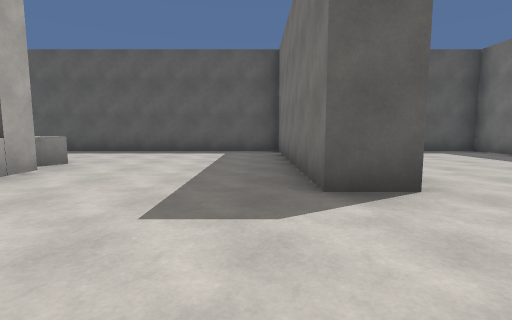
[1] (above)

13 first-person views from a walk through a 3-D level made in the Unity game engine. The camera is 1.2 m above the floor, tilts 6° down and sees 85° across. The floor is counted in squares, 2 m on a side. Each view is taken from the middle of a square. On the plan, view 1 faces up. The plan holds only what a view shows up to about 9 squares ahead; the rest is blank. The player is left out.

[2]
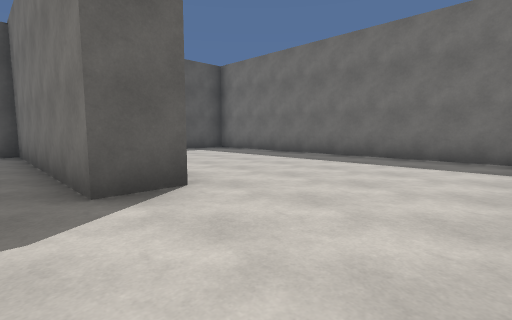

[3]
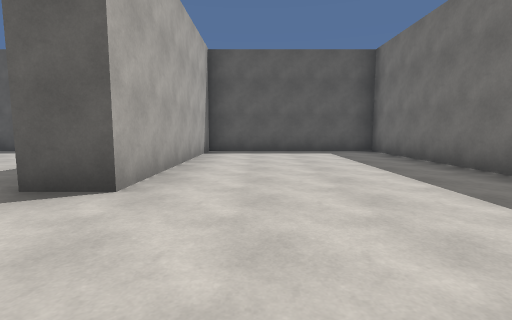

[4]
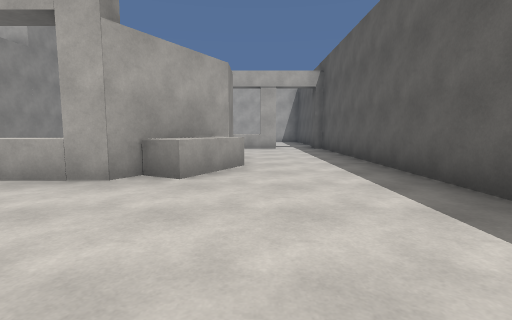

[5]
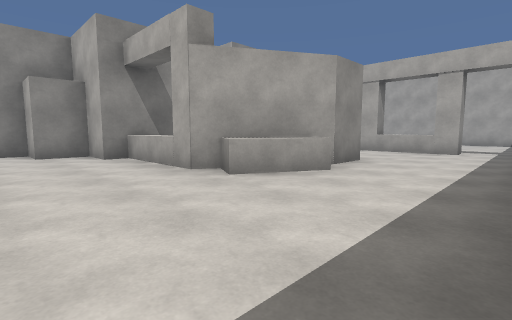

[6]
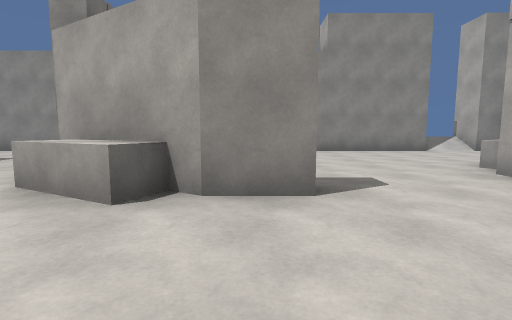

[7]
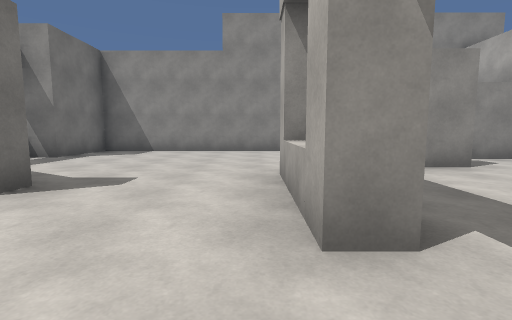

[8]
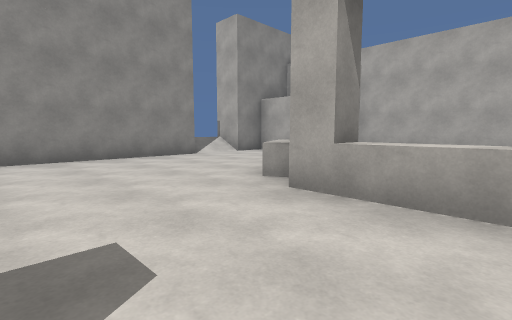

[9]
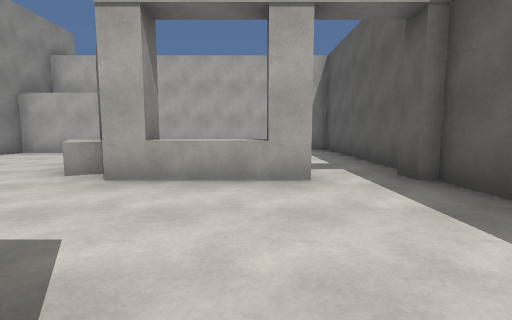

[10]
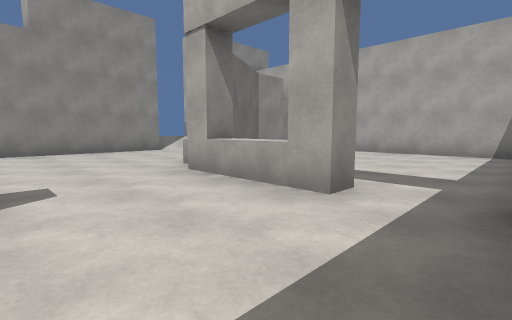

[11]
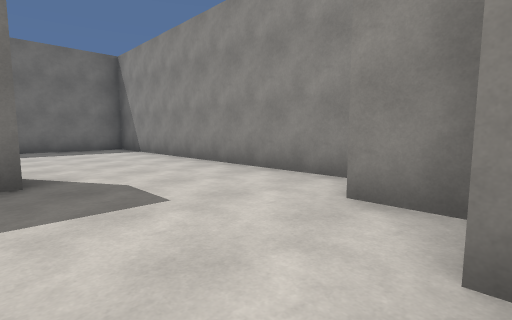

[12]
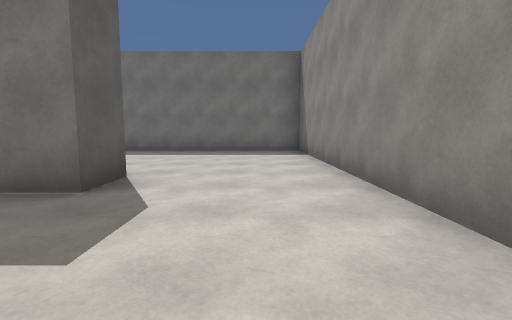

[13]
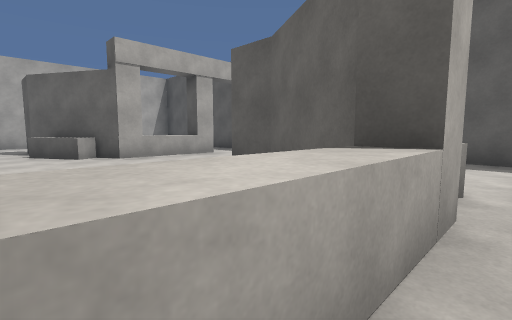

### Floor plan
Ten units are one square. View 1 is at (0, 0); x grows to the right and y downward. Boxes are objects, and circles mark ways between rooms. Rooms are numbered by the first view taken in them; rooms with no view inside come last. Other rooms are left out.
<svg viewBox="-154 -87 223 106">
<path fill="none" stroke="#000" d="M-32 -37 -39 -37M-40 -40 -57 -50 -66 -50 -66 -55 -55 -55 -33 -42 -33 -16M-92 -62 -99 -62M-93 -67 -93 -42 -115 -30 -126 -30M-99 -47 -92 -47M-111 3 -45 3 -45 -17 -28 -17 -28 -7 -18 -7 -18 3 64 3 64 -82 16 -82 16 -27 7 -27 7 -82 -94 -82M-136 -21 -136 3 -126 3 -126 14M-51 -52 -48 -58 -34 -51 -37 -45M-99 -39 -97 -35 -109 -28M-126 -34 -117 -34 -101 -44M-99 -67 -93 -67M-102 -82 -149 -82 -149 -22M-145 -21 -136 -21M-92 -80 -99 -80"/>
<circle cx="-100" cy="-70" r="3" fill="#2a7"/>
<circle cx="-130" cy="-30" r="3" fill="#2a7"/>
<text x="-20" y="-40">1</text>
<text x="-130" y="-60">2</text>
</svg>
Room 1 opens to room 2.

Where each view was taken, in squares from view 1:
view 1: 0 up, 0 right, facing up
view 2: 0 up, 0 right, facing up-right
view 3: 0 up, 3 right, facing up
view 4: 6 up, 0 right, facing left
view 5: 8 up, 1 left, facing down-left
view 6: 8 up, 6 left, facing down
view 7: 8 up, 9 left, facing down
view 8: 6 up, 7 left, facing down-left
view 9: 6 up, 6 left, facing left
view 10: 8 up, 7 left, facing down-left
view 11: 3 up, 3 left, facing down-right
view 12: 1 up, 2 left, facing right
view 13: 2 up, 3 left, facing up-left
